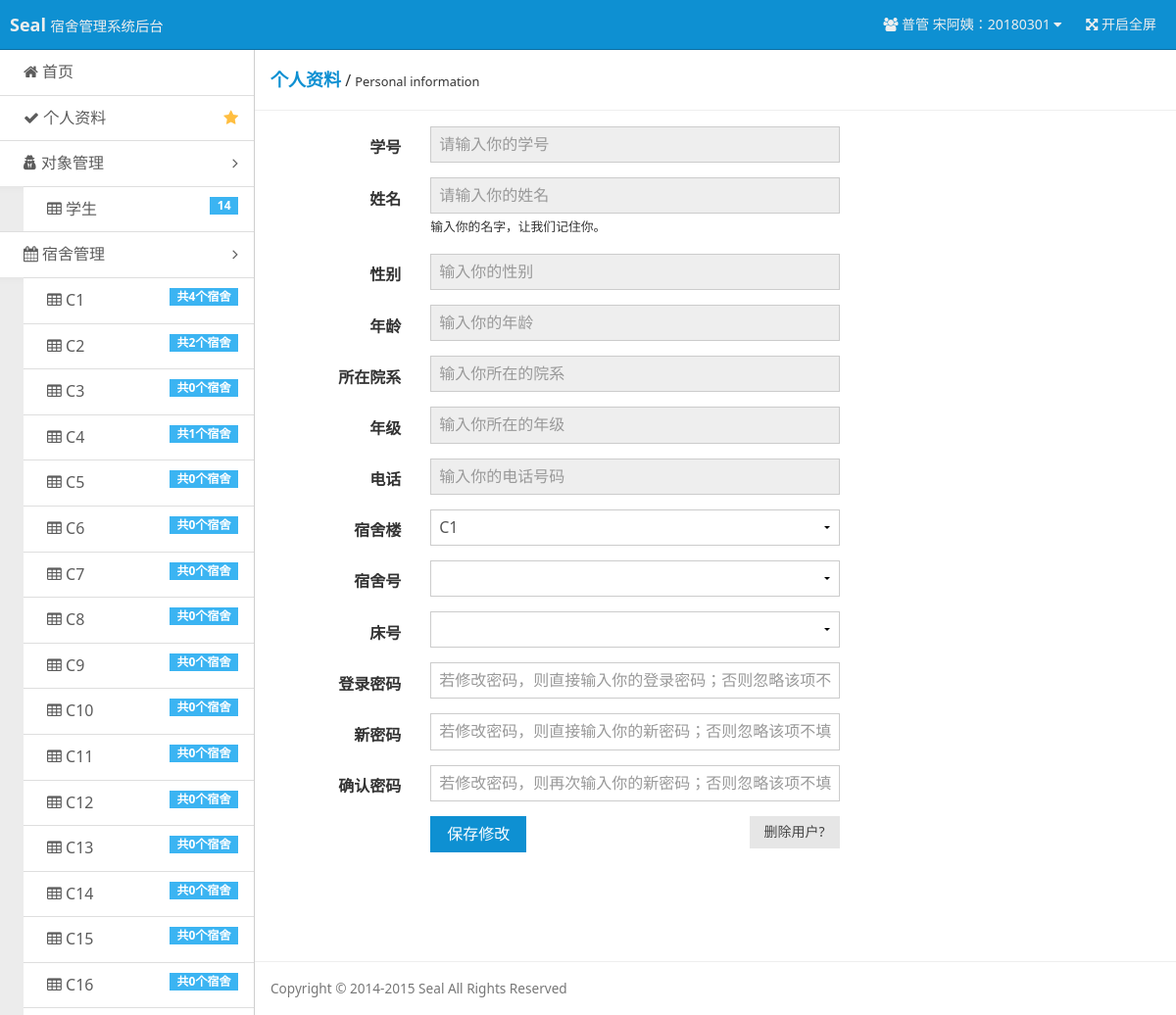
Page /pages/user-stu.php (signed in) on the committed database.
### tables this page shows
CREATE TABLE `users` (
  `u_id` int(11) NOT NULL AUTO_INCREMENT,
  `u_no` int(11) NOT NULL,
  `u_name` char(20) NOT NULL,
  `u_password` char(100) NOT NULL,
  `u_permission` int(11) DEFAULT NULL,
  PRIMARY KEY (`u_id`),
  UNIQUE KEY `u_no` (`u_no`)
);

CREATE TABLE `dormitory_builds` (
  `db_id` int(11) NOT NULL AUTO_INCREMENT,
  `db_name` char(20) NOT NULL,
  `d_price` int(20) NOT NULL,
  PRIMARY KEY (`db_id`),
  UNIQUE KEY `db_name` (`db_name`)
);

### inc/checklogin.php (called while the page is built, shortened)
<?php
$user = $_COOKIE ['user'];
$user_permission = $_COOKIE ['user_permission'];
if ($user == "") {
    header ( "Location: ?r=login" );
    exit ();
} else {
    $query = "SELECT * FROM users WHERE u_no='$user'";
    $result = mysql_query ( $query ) or die ( 'SQL语句有误：' . mysql_error () );
    $users = mysql_fetch_array ( $result );
    switch ($user_permission) {
        case 1 :
            $username = "普管 {$users ['u_name']}：" . $users ['u_no'];
            break;
    }
}

### pages/user-stu.php (the view, shortened to what this page needs)
<?php
require 'inc/checklogin.php';
include 'tools/tool_database.php';
$edit_target = $_GET['edit_target'];
$sno = $_GET['sno'];
$permission_read = "true";
$permission_read = "readonly='$permission_read'";
$users_stu_current_query = "SELECT * FROM students WHERE s_no='$sno' ORDER BY s_id DESC";
$users_stu_current_result = mysql_query($users_stu_current_query) or die ('SQL语句有误：' . mysql_error());
$users_stu_current = mysql_fetch_array($users_stu_current_result);
$users_stu_current_name_query = "SELECT u_name FROM users WHERE u_no='{$users_stu_current['s_no']}' ORDER BY u_id DESC";
$users_stu_current_name_result = mysql_query($users_stu_current_name_query) or die ('SQL语句有误：' . mysql_error());
$users_stu_current_name_list = mysql_fetch_array($users_stu_current_name_result);
$user_stu_current_dor_build_query = "SELECT dormitory_builds.db_name, dormitory_builds.db_id FROM dormitories,dormitory_builds WHERE dormitories.d_id='{$users_stu_current['d_id']}' AND dormitories.db_id=dormitory_builds.db_id";
$user_stu_current_dor_build_result = mysql_query($user_stu_current_dor_build_query) or die ('SQL语句有误：' . mysql_error());
$user_stu_current_dor_build = mysql_fetch_array($user_stu_current_dor_build_result);
$users_all_dor_builds_query = "SELECT db_name FROM dormitory_builds ORDER BY db_id";
$users_all_dor_builds_result = mysql_query($users_all_dor_builds_query) or die ('SQL语句有误：' . mysql_error());
?>
<!doctype html>
<html class="no-js">
<head>
    <link rel="stylesheet" href="assets/css/amazeui.min.css"/>
    <link rel="stylesheet" href="assets/css/admin.css">
</head>
<body>
<header class="am-topbar am-topbar-inverse admin-header">
    <?php require 'template/header.php'; ?>
</header>
<div class="am-cf admin-main">
    <?php require 'template/sidebar.php'; ?>
    <div class="admin-content">
        <div class="admin-content-body">
            <div class="am-cf am-padding am-padding-bottom-0">
                <div class="am-fl am-cf"><strong class="am-text-primary am-text-lg">个人资料</strong> /
                    <small>Personal information</small>
                </div>
            </div>
            <hr/>
            <div class="am-g">
                <div class="am-u-sm-12 am-u-md-8 am-u-md-pull-4">
                    <form class="am-form am-form-horizontal" method="post" name="edit">
                        <div class="am-form-group">
                            <label for="user-no" class="am-u-sm-3 am-form-label">学号</label>
                            <div class="am-u-sm-9">
                                <input type="text" id="user-no" name="user-no" placeholder="请输入你的学号" readonly="true"
                                       value="<?php echo $users_stu_current['s_no'] ?>">
                            </div>
                        </div>
                        <div class="am-form-group">
                            <label for="user-name" class="am-u-sm-3 am-form-label">姓名</label>
                            <div class="am-u-sm-9">
                                <input type="text" id="user-name" name="user-name" placeholder="请输入你的姓名"
                                       value="<?php echo $users_stu_current_name_list['u_name'] ?>" <?php echo $permission_read ?>>
                                <small>输入你的名字，让我们记住你。</small>
                            </div>
                        </div>
                        <div class="am-form-group">
                            <label for="user-sex" class="am-u-sm-3 am-form-label">性别</label>
                            <div class="am-u-sm-9">
                                <input type="text" id="user-sex" name="user-sex" placeholder="输入你的性别"
                                       value="<?php echo $users_stu_current['s_sex'] ?>" <?php echo $permission_read ?>>
                            </div>
                        </div>
                        <div class="am-form-group">
                            <label for="user-age" class="am-u-sm-3 am-form-label">年龄</label>
                            <div class="am-u-sm-9">
                                <input type="number" pattern="[0-9]*" id="user-age" name="user-age" placeholder="输入你的年龄"
                                       value="<?php echo $users_stu_current['s_age'] ?>" <?php echo $permission_read ?>>
                            </div>
                        </div>
                        <div class="am-form-group">
                            <label for="user-department" class="am-u-sm-3 am-form-label">所在院系</label>
                            <div class="am-u-sm-9">
                                <input type="text" id="user-department" name="user-department" placeholder="输入你所在的院系"
                                       value="<?php echo $users_stu_current['s_department'] ?>" <?php echo $permission_read ?>>
                            </div>
                        </div>
                        <div class="am-form-group">
                            <label for="user-grade" class="am-u-sm-3 am-form-label">年级</label>
                            <div class="am-u-sm-9">
                                <input type="text" id="user-grade" name="user-grade" placeholder="输入你所在的年级"
                                       value="<?php echo $users_stu_current['s_grade'] ?>" <?php echo $permission_read ?>>
                            </div>
                        </div>
                        <div class="am-form-group">
                            <label for="user-phone" class="am-u-sm-3 am-form-label">电话</label>
                            <div class="am-u-sm-9">
                                <input type="tel" id="user-phone" name="user-phone" placeholder="输入你的电话号码"
                                       value="<?php echo $users_stu_current['s_phone'] ?>" <?php echo $permission_read ?>>
                            </div>
                        </div>
                        <div class="am-form-group">
                            <label for="user-dor-build" class="am-u-sm-3 am-form-label">宿舍楼</label>
                            <div class="am-u-sm-9">
                                <?php
                                if ($user_permission == -1) {
                                    echo "<select name='user-dor-build' disabled='disabled'>";
                                } else {
                                    echo "<select name='user-dor-build'>";
                                }
                                while ($dor_builds = mysql_fetch_array($users_all_dor_builds_result)) {
                                    if ($dor_builds['db_name'] == $user_stu_current_dor_build['db_name']) {
                                        echo "<option value='{$dor_builds['db_name']}' selected='selected'>{$dor_builds['db_name']}</option>";
                                    } else {
                                        echo "<option value='{$dor_builds['db_name']}'>{$dor_builds['db_name']}</option>";
                                    }
                                }
                                echo "</select>";
                                ?>
                            </div>
                        </div>
                        <div class="am-form-group">
                            <label for="user-dor" class="am-u-sm-3 am-form-label">宿舍号</label>
                            <div class="am-u-sm-9">
                                <?php
                                if ($user_permission == -1) {
                                    echo "<select name='user-dor' disabled='disabled'>";
                                } else {
                                    echo "<select name='user-dor'>";
                                }
                                echo "</select>";
                                ?>
                            </div>
                        </div>
                        <div class="am-form-group">
                            <label for="user-bed" class="am-u-sm-3 am-form-label">床号</label>
                            <div class="am-u-sm-9">
                                <?php
                                if ($user_permission == -1) {
                                    echo "<select name='user-bed' disabled='disabled'>";
                                } else {
                                    echo "<select name='user-bed'>";
                                }
                                echo "</select>";
                                ?>
                            </div>
                        </div>
                        <div class="am-form-group" <?php echo $permission_show ?>>
                            <label for="user-password" class="am-u-sm-3 am-form-label">登录密码</label>
                            <div class="am-u-sm-9">
                                <input type="password" id="user-password" name="user-password"
                                       placeholder="若修改密码，则直接输入你的登录密码；否则忽略该项不填">
                            </div>
                        </div>
                        <div class="am-form-group" <?php echo $permission_show ?>>
                            <label for="user-password-new" class="am-u-sm-3 am-form-label">新密码</label>
                            <div class="am-u-sm-9">
                                <input type="password" id="user-password-new" name="user-password-new"
                                       placeholder="若修改密码，则直接输入你的新密码；否则忽略该项不填">
                            </div>
                        </div>
                        <div class="am-form-group" <?php echo $permission_show ?>>
                            <label for="user-password-repeat" class="am-u-sm-3 am-form-label">确认密码</label>
                            <div class="am-u-sm-9">
                                <input type="password" id="user-password-repeat" name="user-password-repeat"
                                       placeholder="若修改密码，则再次输入你的新密码；否则忽略该项不填">
                            </div>
                        </div>
                        <div class="am-form-group">
                            <div class="am-u-sm-9 am-u-sm-push-3">
                                <input type="submit" name="save" value="保存修改"
                                       class="am-btn am-btn-primary" <?php if ($edit_target == "others" && $user_permission != -1) echo ""; else echo $permission_show ?>>
                                <a href="?r=user-stu&sno=<?php echo $sno ?>&edit_target=<?php echo $edit_target ?>&isdelete=true"><input
                                            type="button" onclick="return confirm('删除后无法恢复数据，是否继续？');" name="del"
                                            value="删除用户? "
                                            class="am-btn am-btn-default am-btn-sm am-fr" <?php if ($edit_target == "others" && $user_permission == 0) echo ""; else echo $permission_show ?>></a>
                            </div>
                        </div>
                    </form>
                </div>
            </div>
        </div>
        <footer class="admin-content-footer">
            <?php require 'template/footer.php'; ?>
        </footer>
    </div>
</div>
    <?php require 'template/footer.php'; ?>
</body>
</html>

### template/header.php (shortened to what this page needs)
<div class="am-topbar-brand">
    <strong>Seal</strong>
    <small>宿舍管理系统后台</small>
</div>
<div class="am-collapse am-topbar-collapse" id="topbar-collapse">
    <ul class="am-nav am-nav-pills am-topbar-nav am-topbar-right admin-header-list">
        <li class="am-dropdown" data-am-dropdown>
            <a class="am-dropdown-toggle" data-am-dropdown-toggle href="javascript:;">
                <span class="am-icon-users"></span> <?php echo $username ?> <span class="am-icon-caret-down"></span>
            </a>
        </li>
        <li class="am-hide-sm-only"><a href="javascript:;" id="admin-fullscreen"><span class="am-icon-arrows-alt"></span> <span class="admin-fullText">开启全屏</span></a></li>
    </ul>
</div>

### template/sidebar.php (shortened to what this page needs)
<?php
$student_query = "SELECT * FROM users WHERE u_permission=-1 ORDER BY u_id DESC";
$student_result = mysql_query($student_query) or die ('SQL语句有误：' . mysql_error());
$students_count = mysql_num_rows($student_result);
$dormitory_builds_query = "SELECT * FROM dormitory_builds ORDER BY db_id ";
$dormitory_builds_result = mysql_query($dormitory_builds_query) or die ('SQL语句有误：' . mysql_error());
?>
<div class="admin-sidebar am-offcanvas" id="admin-offcanvas">
    <div class="am-offcanvas-bar admin-offcanvas-bar">
        <ul class="am-list admin-sidebar-list">
            <li><a href="?r=index"><span class="am-icon-home"></span> 首页</a></li>
            <?php
            switch ($user_permission) {
                case 1 :
                    $data_href = "?r=user-admin-normal&uno={$users['u_no']}&edit_target=self";
                    break;
            }
            ?>
            <li><a href="<?php echo $data_href ?>" class="am-cf"><span class="am-icon-check"></span> 个人资料<span
                            class="am-icon-star am-fr am-margin-right admin-icon-yellow"></span></a></li>
            <li class="admin-parent">
                <a class="am-cf" data-am-collapse="{target: '#object-nav'}"><span class="am-icon-user-secret"></span>
                    对象管理 <span class="am-icon-angle-right am-fr am-margin-right"></span></a>
                <ul class="am-list am-collapse admin-sidebar-sub am-in" id="object-nav">
                    <li><a href="?r=list-stu"><span class="am-icon-table"></span> 学生<span
                                    class="am-badge am-badge-secondary am-margin-right am-fr"><?php echo $students_count ?></span></a>
                    </li>
                </ul>
            </li>
            <li class="admin-parent" <?php if ($user_permission == -1) echo 'style="display: none;"' ?>>
                <a class="am-cf" data-am-collapse="{target: '#dormitory-nav'}"><span class="am-icon-calendar"></span>
                    宿舍管理 <span class="am-icon-angle-right am-fr am-margin-right"></span></a>
                <ul class="am-list am-collapse admin-sidebar-sub am-in" id="dormitory-nav">
                    <?php
                    while ($dormitory_builds = mysql_fetch_array($dormitory_builds_result)) {
                        ?>
                        <li><a href="?r=list-dormitories&db_id=<?php echo $dormitory_builds['db_id'] ?>"><span
                                        class="am-icon-table"></span> <?php echo $dormitory_builds['db_name'] ?>
                                <span
                                        class="am-badge am-badge-secondary am-margin-right am-fr">共<?php echo mysql_num_rows(mysql_query("SELECT dormitories.db_id FROM dormitories WHERE db_id={$dormitory_builds['db_id']} ORDER BY db_id ")) ?>个宿舍</span></a>
                        </li>
                    <?php } ?>
                </ul>
            </li>
        </ul>
    </div>
</div>

### rows in the picture
users: username "普管 宋阿姨：20180301"
dormitory_builds: db_name "C1", db_id "4"
dormitory_builds: db_name "C2", db_id "2"
dormitory_builds: db_name "C3", db_id "0"
dormitory_builds: db_name "C4", db_id "1"
dormitory_builds: db_name "C5", db_id "0"
dormitory_builds: db_name "C6", db_id "0"
dormitory_builds: db_name "C7", db_id "0"
dormitory_builds: db_name "C8", db_id "0"
dormitory_builds: db_name "C9", db_id "0"
dormitory_builds: db_name "C10", db_id "0"
dormitory_builds: db_name "C11", db_id "0"
dormitory_builds: db_name "C12", db_id "0"
dormitory_builds: db_name "C13", db_id "0"
dormitory_builds: db_name "C14", db_id "0"
dormitory_builds: db_name "C15", db_id "0"
dormitory_builds: db_name "C16", db_id "0"

### other values in the picture
$students_count "14"
form field user-dor-build "C1"
